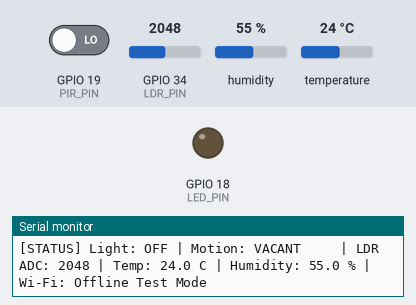
Recording of a sketch running on a simulated ESP32. On the bench: output pins drawn as LEDs (lit = HIGH), the last lines printed to the serial monitor. The test bench sets the inputs (shaded band); at power-on: GPIO 19 (PIR_PIN) LOW, GPIO 34 (LDR_PIN) = 2048, humidity 55 %, temperature 24 °C.

Above: at 2.7 s.
2.8 s: GPIO 19 (PIR_PIN) driven HIGH
6.0 s: GPIO 34 (LDR_PIN) set to 1963
At 6.9 s:
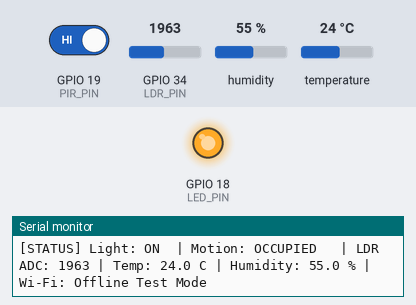
Timing chart, 0 to 9.0 s (numbered marks = the images above; inputs shaded):
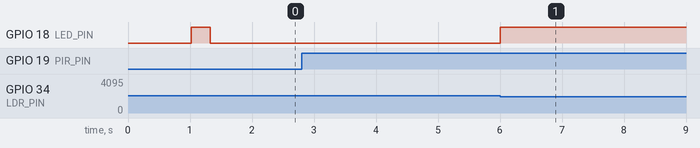

Measured:
- the behaviour switches between 2000 and 1999 on GPIO 34 (LDR_PIN) (found by bisection; images 0 and 1)
- after the input at 6.0 s, GPIO 18 (LED_PIN): LOW → HIGH at once

The sketch:

SmartClassroomESP32.ino
```cpp
/*
 * ==============================================================================
 * Project: Smart Classroom Automation System Using ESP32 and Arduino IDE
 * Target Board: ESP32 Development Board (ESP-WROOM-32 / 30-pin or 38-pin DevKit)
 * Phase: Hardware & Firmware Integration (Sensors, LED, and Automation Logic)
 *
 * Hardware Pin Mapping (Audit-Verified):
 * - LED (Classroom Lighting): GPIO 18 (Digital Output, 330-ohm resistor in series)
 * - PIR Motion Sensor:        GPIO 19 (Digital Input, 3.3V logic or inline 1k resistor)
 * - DHT22 Temp & Humidity:    GPIO 4  (Bidirectional Digital I/O, 3.3V rail)
 * - LDR Ambient Light Sensor: GPIO 34 (Analog Input, ADC1 - Safe with active Wi-Fi)
 * ==============================================================================
 */

#include <WiFi.h>
#include <DHT.h>

// ========================== PIN CONFIGURATION ==============================
#define LED_PIN       18   // Digital Output to LED (via 330 ohm resistor to Anode)
#define PIR_PIN       19   // Digital Input from PIR motion sensor (OUT)
#define DHT_PIN       4    // Bidirectional Digital I/O for DHT22 sensor (DATA)
#define LDR_PIN       34   // Analog Input for LDR (ADC1_CH6, Wi-Fi safe, 0-3.3V)

// ========================== SENSOR SETUP ===================================
#define DHTTYPE DHT22      // Sensor type: DHT22 (AM2302)
DHT dht(DHT_PIN, DHTTYPE);

// ========================== CONFIGURABLE PARAMETERS ========================
// Wi-Fi Credentials:
// Leave as "YOUR_WIFI_SSID" during initial breadboard testing to run in standalone mode.
// This prevents RF power spikes and brownout resets on USB ports.
const char* WIFI_SSID     = "YOUR_WIFI_SSID";
const char* WIFI_PASSWORD = "YOUR_WIFI_PASSWORD";

// Automation Thresholds:
// ESP32 ADC has 12-bit resolution (0 - 4095).
// In a standard divider (LDR to 3.3V, 10k to GND):
//   - Bright room: 2500 - 4000
//   - Dark room:   200  - 1500
// Default dark threshold: ADC < 2000 considered dark.
const int   LDR_DARK_THRESHOLD   = 2000;   // Adjust during testing to match classroom lighting
const unsigned long OCCUPANCY_TIMEOUT_MS = 15000; // Time (ms) light stays ON after motion ceases (15s for lab test)

// ========================== SYSTEM STATE VARIABLES =========================
bool isMotionDetected   = false;
int  ambientLightLevel  = 0;
float temperatureC      = 0.0;
float humidityPct       = 0.0;
bool isLightOn          = false;
bool manualOverride     = false; // Set to true if overriding auto-control

unsigned long lastMotionTime      = 0;
unsigned long lastSensorReadTime  = 0;
unsigned long lastWifiCheckTime   = 0;
unsigned long lastTelemetryPrint  = 0;

const unsigned long SENSOR_INTERVAL_MS   = 2000;  // DHT22 requires at least 2s between reads
const unsigned long TELEMETRY_INTERVAL_MS = 1000; // Print system status to Serial every 1s
const unsigned long WIFI_CHECK_INTERVAL_MS = 10000;// Check Wi-Fi connection every 10s non-blocking

// ========================== FUNCTION PROTOTYPES ===========================
void initHardware();
void checkWiFiConnection();
void readSensors();
void evaluateAutomationLogic();
void setLightState(bool state);
void printTelemetry();

// ========================== ARDUINO SETUP ==================================
void setup() {
  // Initialize Serial Monitor at 115200 baud
  Serial.begin(115200);
  delay(1000); // Brief delay for hardware UART stabilization

  Serial.println();
  Serial.println(F("======================================================"));
  Serial.println(F(" Smart Classroom Automation System - ESP32 Firmware  "));
  Serial.println(F(" Audit Version: 1.1 (Verified Wiring & State Logic)   "));
  Serial.println(F("======================================================"));

  // Initialize hardware pins and sensors
  initHardware();

  // Check Wi-Fi configuration
  if (strcmp(WIFI_SSID, "YOUR_WIFI_SSID") == 0) {
    Serial.println(F("[WIFI] Default credentials detected."));
    Serial.println(F("[WIFI] Operating in standalone OFFLINE hardware test mode."));
    WiFi.mode(WIFI_OFF); // Power down Wi-Fi radio to save power and prevent USB brownouts
  } else {
    Serial.println(F("[WIFI] Initiating non-blocking background Wi-Fi connection..."));
    WiFi.mode(WIFI_STA);
    WiFi.begin(WIFI_SSID, WIFI_PASSWORD);
  }

  Serial.println(F("[SYSTEM] Initialization complete. Entering main loop..."));
  Serial.println();
}

// ========================== ARDUINO MAIN LOOP ==============================
void loop() {
  unsigned long currentMillis = millis();

  // 1. Maintain Wi-Fi connection non-blocking (only if configured)
  if (currentMillis - lastWifiCheckTime >= WIFI_CHECK_INTERVAL_MS) {
    lastWifiCheckTime = currentMillis;
    checkWiFiConnection();
  }

  // 2. Read Sensors at safe non-blocking intervals (DHT22 minimum 2s cycle)
  if (currentMillis - lastSensorReadTime >= SENSOR_INTERVAL_MS) {
    lastSensorReadTime = currentMillis;
    readSensors();
  }

  // 3. PIR Polling: Instantaneous motion detection
  int pirState = digitalRead(PIR_PIN);
  if (pirState == HIGH) {
    isMotionDetected = true;
    lastMotionTime = currentMillis; // Reset occupancy timer on active motion
  } else {
    // If occupancy timeout has elapsed without fresh motion, clear occupancy
    if (currentMillis - lastMotionTime >= OCCUPANCY_TIMEOUT_MS) {
      isMotionDetected = false;
    }
  }

  // 4. Evaluate Classroom Automation Logic (with optical feedback hysteresis)
  evaluateAutomationLogic();

  // 5. Output Telemetry Data to Serial Monitor
  if (currentMillis - lastTelemetryPrint >= TELEMETRY_INTERVAL_MS) {
    lastTelemetryPrint = currentMillis;
    printTelemetry();
  }
}

// ========================== HARDWARE INITIALIZATION ========================
void initHardware() {
  Serial.println(F("[INIT] Configuring GPIO pins..."));

  // LED Output
  pinMode(LED_PIN, OUTPUT);
  setLightState(false); // Ensure lights start in OFF state

  // PIR Motion Sensor Input
  pinMode(PIR_PIN, INPUT);

  // LDR Analog Input (GPIO 34 is strictly an input pin on ESP32 ADC1)
  pinMode(LDR_PIN, INPUT);

  // Initialize DHT22 Sensor
  Serial.println(F("[INIT] Starting DHT22 sensor..."));
  dht.begin();

  // Startup LED self-test flash: verify LED polarity and circuit integrity
  Serial.println(F("[INIT] Executing LED self-test flash..."));
  setLightState(true);
  delay(300);
  setLightState(false);
  delay(200);

  Serial.println(F("[INIT] All hardware pins successfully initialized."));
}

// ========================== SENSOR READING FUNCTION =======================
void readSensors() {
  // Read Temperature and Humidity from DHT22
  float temp = dht.readTemperature(); // Celsius
  float hum  = dht.readHumidity();    // Relative Humidity %

  // Check for read errors (disconnects, pull-up missing, timing violations)
  if (isnan(temp) || isnan(hum)) {
    Serial.println(F("[WARN] DHT22 read failure! Check 3.3V power, GND, and 10k pull-up."));
  } else {
    temperatureC = temp;
    humidityPct  = hum;
  }

  // Read Analog Brightness from LDR
  // ESP32 ADC1 has 12-bit resolution: 0 (0.0V) to 4095 (~3.3V)
  ambientLightLevel = analogRead(LDR_PIN);
}

// ========================== AUTOMATION LOGIC ===============================
void evaluateAutomationLogic() {
  if (manualOverride) {
    return; // Bypass automation if manual override is active
  }

  /*
   * AUDIT CORRECTION - OPTICAL FEEDBACK HYSTERESIS:
   * On a breadboard, the LED sits near the LDR. If the LED turns ON in a dark room,
   * its own emitted light hits the LDR and causes ambientLightLevel to rise!
   * If we naively turn the light OFF whenever ambientLightLevel > threshold, the LED
   * will oscillate/strobe continuously.
   *
   * PROPER INDUSTRIAL AUTOMATION RULE:
   * 1. Turn ON if: Room is currently OFF + Motion Detected + Room is Dark.
   * 2. Keep ON while: Motion continues to be detected (Room is occupied).
   * 3. Turn OFF when: Occupancy timeout has expired (Room is empty).
   */
  bool isDark = (ambientLightLevel < LDR_DARK_THRESHOLD);

  if (!isLightOn) {
    // Light is OFF: Check if occupied and dark
    if (isMotionDetected && isDark) {
      Serial.println(F("[AUTO] Trigger: Motion detected in dark room -> Switching Light ON"));
      setLightState(true);
    }
  } else {
    // Light is ON: Keep ON until room is vacant (occupancy timeout elapsed)
    if (!isMotionDetected) {
      Serial.println(F("[AUTO] Trigger: Occupancy timeout reached (Room empty) -> Switching Light OFF"));
      setLightState(false);
    }
  }
}

// ========================== ACTUATOR CONTROL ===============================
void setLightState(bool state) {
  isLightOn = state;
  digitalWrite(LED_PIN, state ? HIGH : LOW);
}

// ========================== TELEMETRY LOGGING ==============================
void printTelemetry() {
  Serial.print(F("[STATUS] Light: "));
  Serial.print(isLightOn ? F("ON ") : F("OFF"));
  Serial.print(F(" | Motion: "));
  Serial.print(isMotionDetected ? F("OCCUPIED  ") : F("VACANT    "));
  Serial.print(F(" | LDR ADC: "));
  Serial.print(ambientLightLevel);
  Serial.print(F(" | Temp: "));
  if (isnan(temperatureC)) {
    Serial.print(F("ERR"));
  } else {
    Serial.print(temperatureC, 1);
    Serial.print(F(" C"));
  }
  Serial.print(F(" | Humidity: "));
  if (isnan(humidityPct)) {
    Serial.print(F("ERR"));
  } else {
    Serial.print(humidityPct, 1);
    Serial.print(F(" %"));
  }
  Serial.print(F(" | Wi-Fi: "));
  if (WiFi.status() == WL_CONNECTED) {
    Serial.print(F("Connected (IP: "));
    Serial.print(WiFi.localIP());
    Serial.print(F(")"));
  } else if (strcmp(WIFI_SSID, "YOUR_WIFI_SSID") == 0) {
    Serial.print(F("Offline Test Mode"));
  } else {
    Serial.print(F("Connecting/Disconnected"));
  }
  Serial.println();
}

// ========================== NON-BLOCKING WI-FI =============================
void checkWiFiConnection() {
  // If credentials are placeholder, stay in offline mode
  if (strcmp(WIFI_SSID, "YOUR_WIFI_SSID") == 0) {
    return;
  }
  // If credentials are set and Wi-Fi dropped, reconnect non-blocking
  if (WiFi.status() != WL_CONNECTED) {
    Serial.println(F("[WIFI] Reconnecting in background..."));
    WiFi.reconnect();
  }
}
```
